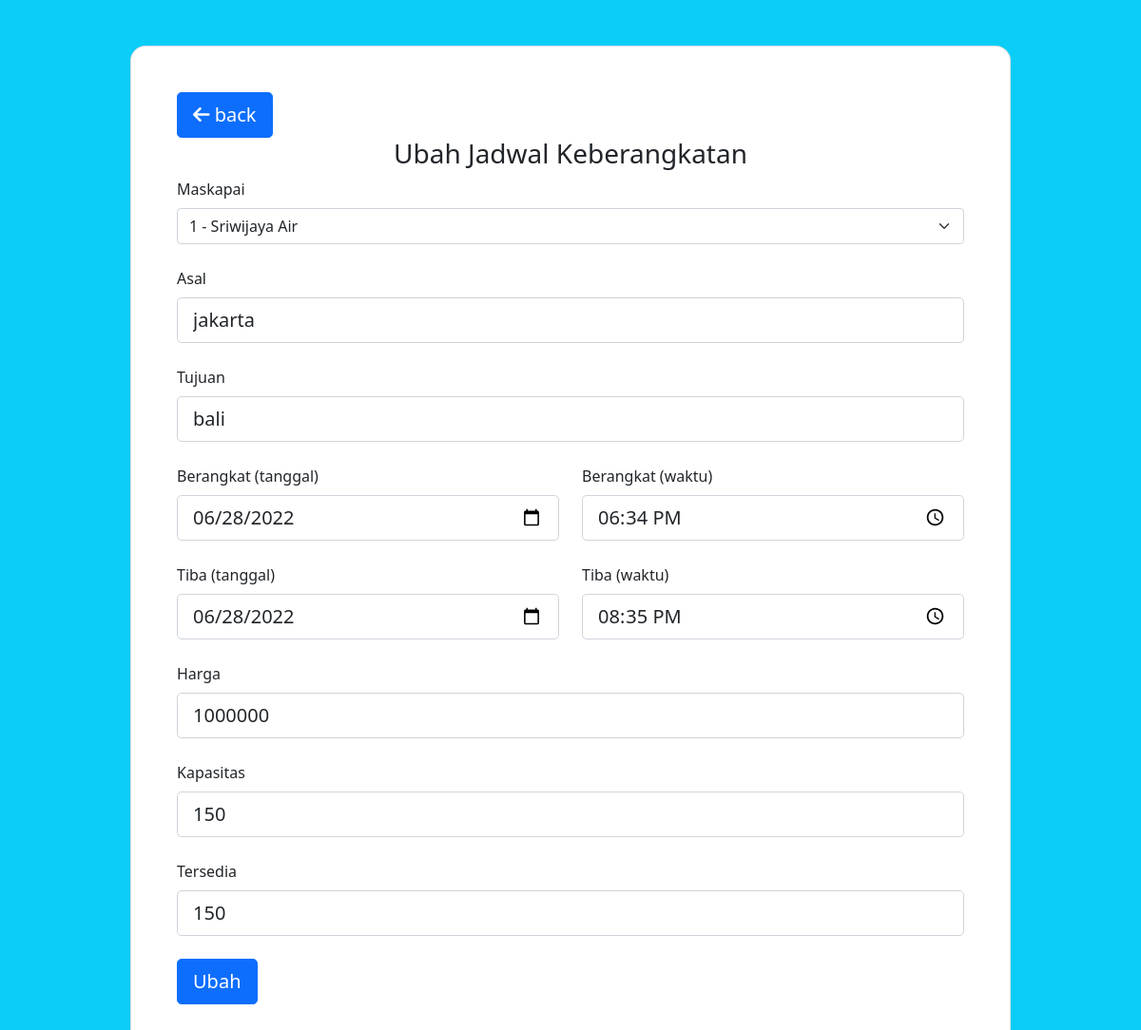
Page /edit-jadwal.php?id=7 (signed in) on the earlier database version.
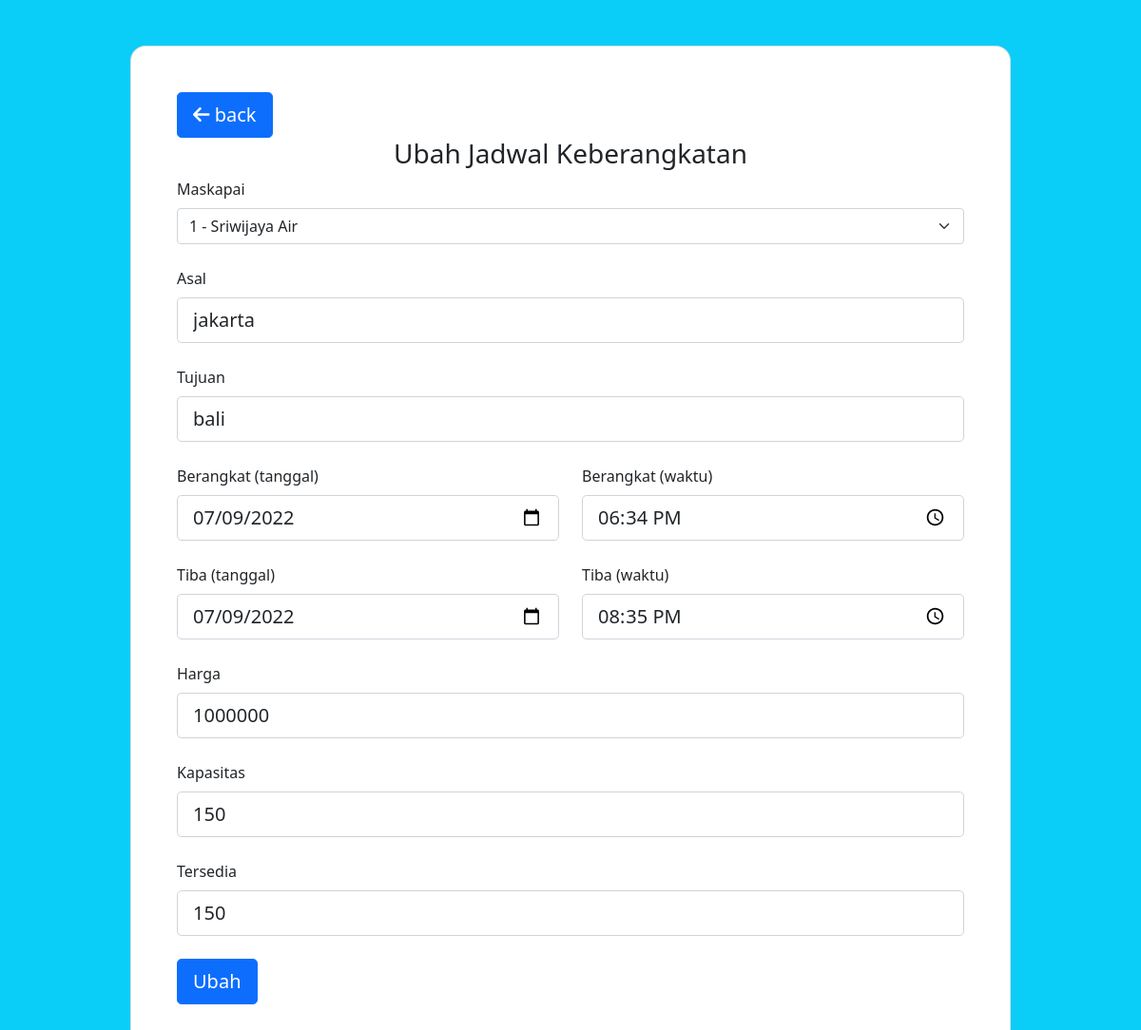
Same page on the later database version.
### tables this page shows
CREATE TABLE `jadwal` (
  `id` int(5) NOT NULL,
  `maskapai` int(5) NOT NULL,
  `asal` varchar(255) NOT NULL,
  `tujuan` varchar(255) NOT NULL,
  `berangkat` datetime NOT NULL,
  `tiba` datetime NOT NULL,
  `harga` int(25) NOT NULL,
  `kapasitas` int(11) NOT NULL,
  `tersedia` int(11) NOT NULL
);

CREATE TABLE `maskapai` (
  `id` int(5) NOT NULL,
  `nama` varchar(255) NOT NULL,
  `kode` varchar(5) NOT NULL
);

### edit-jadwal.php (the view, shortened to what the changed rows need)
<?php
include 'config.php';
if(isset($_GET['id'])){
    $id = $_GET['id'];
    $query = "SELECT * FROM jadwal WHERE id = $id";
    $result = $conn->query($query);
    $hasil = mysqli_fetch_assoc($result);
} else {
    header("Location: dashboard.php");
}
?>
<!DOCTYPE html>
<html lang="en">
<head>
    <link href="https://cdn.jsdelivr.net/npm/bootstrap@5.1.3/dist/css/bootstrap.min.css" rel="stylesheet">
    <link rel="stylesheet" href="https://cdnjs.cloudflare.com/ajax/libs/font-awesome/6.1.1/css/all.min.css" />
</head>
<body style="background-color: #0ACDF8;">
    <section>
        <div class="container py-5 h-100">
            <div class="row d-flex justify-content-center align-items-center">
                <div class="col-12 col-md-8 col-lg-6 col-xl-10">
                    <div class="card shadow-2-strong" style="border-radius: 1rem;">
                        <div class="card-body p-5">
                            <form action="" method="POST">
                                <div class="form-outline mb-4">
                                    <label class="form-label" for="asal">Maskapai</label>
                                    <select class="form-select" name="maskapai" required>
                                        <?php
                                        $query = "SELECT * FROM maskapai";
                                        $result = $conn->query($query);
                                        while($row = $result->fetch_array()){
                                            $id = $row['id'];
                                            $nm_maskapai = $row['nama'];
                                            echo '<option value="'.$id.'" '.($id==$hasil['maskapai']?" selected":"").'
                                            >'.$id.' - '.$nm_maskapai.'</option>';
                                        }
                                        ?>
                                    </select>
                                </div>
                                <div class="form-outline mb-4">
                                    <label class="form-label" for="asal">Asal</label>
                                    <input type="text" id="asal" name="asal" value="<?= $hasil['asal'] ?>" class="form-control form-control-lg" required/>
                                </div>
                                <div class="form-outline mb-4">
                                    <label class="form-label" for="tujuan">Tujuan</label>
                                    <input type="text" id="tujuan" name="tujuan"  value="<?= $hasil['tujuan'] ?>" class="form-control form-control-lg" required/>
                                </div>
                                <div class="row">
                                    <div class="form-outline col mb-4">
                                        <label class="form-label" for="berangkat">Berangkat (tanggal)</label>
                                        <input type="date" id="berangkat" name="berangkat" value="<?= date("Y-m-d",strtotime($hasil['berangkat'])) ?>" class="form-control form-control-lg" required/>
                                    </div>
                                    <div class="form-outline col mb-4">
                                        <label class="form-label" for="tiba">Berangkat (waktu)</label>
                                        <input type="time" id="berangkat_waktu" name="berangkat_waktu" value="<?= date("H:i",strtotime($hasil['berangkat'])) ?>" class="form-control form-control-lg" required/>
                                    </div>
                                </div>
                                <div class="row">
                                    <div class="form-outline col mb-4">
                                        <label class="form-label" for="tiba">Tiba (tanggal)</label>
                                        <input type="date" id="tiba" name="tiba" value="<?= date("Y-m-d",strtotime($hasil['tiba'])) ?>" class="form-control form-control-lg" required/>
                                    </div>
                                    <div class="form-outline col mb-4">
                                        <label class="form-label" for="tiba">Tiba (waktu)</label>
                                        <input type="time" id="tiba_waktu" name="tiba_waktu" value="<?= date("H:i",strtotime($hasil['tiba'])) ?>" class="form-control form-control-lg" required/>
                                    </div>
                                </div>
                                <div class="form-outline mb-4">
                                    <label class="form-label" for="harga">Harga</label>
                                    <input type="text" id="harga" name="harga" value="<?= $hasil['harga'] ?>" class="form-control form-control-lg" required/>
                                </div>
                                <div class="form-outline mb-4">
                                    <label class="form-label" for="kapasitas">Kapasitas</label>
                                    <input type="text" id="kapasitas" name="kapasitas" value="<?= $hasil['kapasitas'] ?>" class="form-control form-control-lg" required/>
                                </div>
                                <div class="form-outline mb-4">
                                    <label class="form-label" for="tersedia">Tersedia</label>
                                    <input type="text" id="tersedia" name="tersedia" value="<?= $hasil['tersedia'] ?>" class="form-control form-control-lg" required/>
                                </div>
                            </form>
                        </div>
                    </div>
                </div>
            </div>
        </div>
    </section>
</body>
</html>

Differences in the rows shown:
changed jadwal "jakarta": berangkat "06/28/2022" → "07/09/2022"; tiba "06/28/2022" → "07/09/2022"
